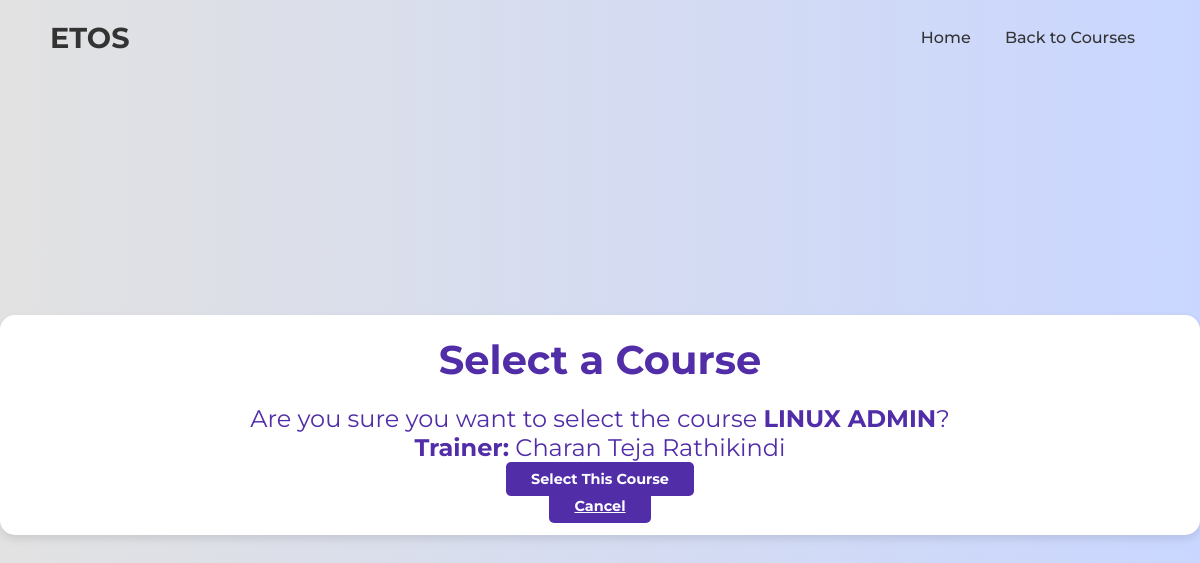
/employee/register_course/6/ (signed in), run on the app's committed database.
### hr/models.py (models this page shows, shortened)
class Course(models.Model):
    course_name = models.CharField(max_length=255)
    duration = models.CharField(max_length=50)
    serial_number = models.CharField(max_length=50, unique=True)
    description = models.TextField()
    trainer = models.ForeignKey(User, on_delete=models.SET_NULL, null=True, limit_choices_to={'username__regex': r'^\d{4}$'})

### employee/views.py (the view)
# urls.py: path('register_course/<int:course_id>/', views.register_course, name='register_course'),
@login_required
def register_course(request, course_id):
    course = get_object_or_404(Course, id=course_id)
    if request.method == 'POST':
        EmployeeCourse.objects.create(employee=request.user, course=course)
        messages.success(request, f"You have successfully registered for {course.course_name}.")
        return redirect('available_courses')
    return render(request, 'employee/select_course.html', {'course': course})

### templates/employee/select_course.html (shortened to what this page needs)
<!DOCTYPE html>
<html lang="en">
<head>
    <link rel="stylesheet" href="https://cdnjs.cloudflare.com/ajax/libs/font-awesome/6.4.2/css/all.min.css">
</head>
<body>
    <nav class="navbar">
        <div class="brand">ETOS</div>
        <div class="links">
            <a href="{% url 'home_redirect' %}">Home</a>
            <a href="#">Back to Courses</a>
        </div>
    </nav>
    <section class="course-select">
        <h2>Select a Course</h2>
        <div class="confirmation">
            <p>Are you sure you want to select the course <strong>{{ course.course_name }}</strong>?</p>
            <p><strong>Trainer:</strong>
                {% if course.trainer %}
                    {{ course.trainer.get_full_name }}
                {% else %}
                    No Trainer Assigned
                {% endif %}
            </p>
        </div>
        <form method="POST">
            <button type="submit" class="btn">Select This Course</button>
        </form>
        <a href="{% url 'available_courses' %}" class="btn">Cancel</a>
    </section>
</body>
</html>

### templates/employee/select_course.html (style rules this page uses)
* { margin: 0; padding: 0; box-sizing: border-box; font-family: 'Montserrat', sans-serif; }
body { background-color: #c9d6ff; background: linear-gradient(to right, #e2e2e2, #c9d6ff); height: 100vh; display: flex; justify-content: center; align-items: center; flex-direction: column; text-align: center; }
.navbar { width: 100%; position: absolute; top: 0; padding: 20px 50px; display: flex; justify-content: space-between; align-items: center; background-color: transparent; z-index: 1000; }
.navbar .brand { font-size: 1.8rem; font-weight: bold; color: #333; }
.navbar .links a { margin: 0 15px; text-decoration: none; color: #333; font-size: 1rem; font-weight: 500; }
.course-select { padding: 20px 10px; margin-bottom: 250px; margin-top: 300px; background-color: white; border-radius: 15px; max-width: 1300px; width: 100%; box-shadow: 0 4px 8px rgba(0, 0, 0, 0.1); }
.course-select h2 { font-size: 2.5rem; margin-bottom: 20px; color: #512da8; }
.btn { padding: 8px 25px; background-color: #512da8; color: white; border-radius: 5px; border: none; font-size: 0.9rem; font-weight: bold; cursor: pointer; transition: background-color 0.3s ease, transform 0.3s ease; }
.confirmation { font-size: 1.5rem; color: #512da8; }

### data on the page
Course: course_name "LINUX ADMIN", trainer.get_full_name "Charan Teja Rathikindi"
